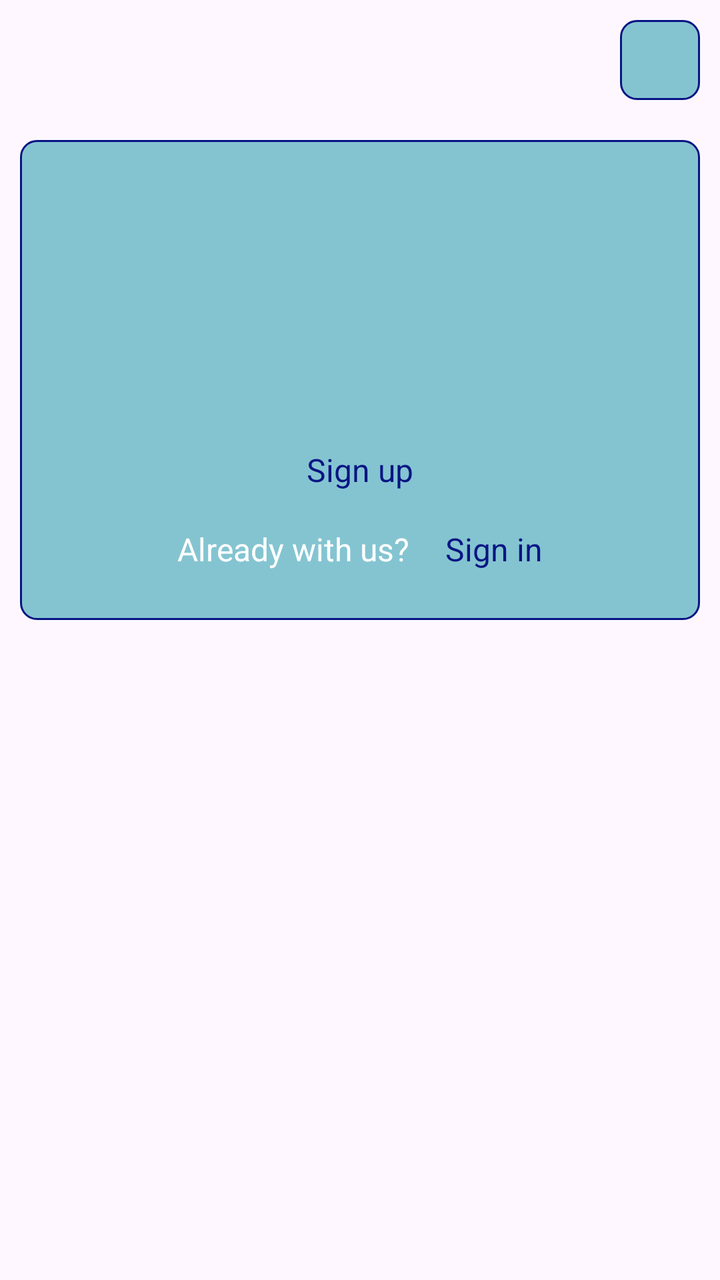
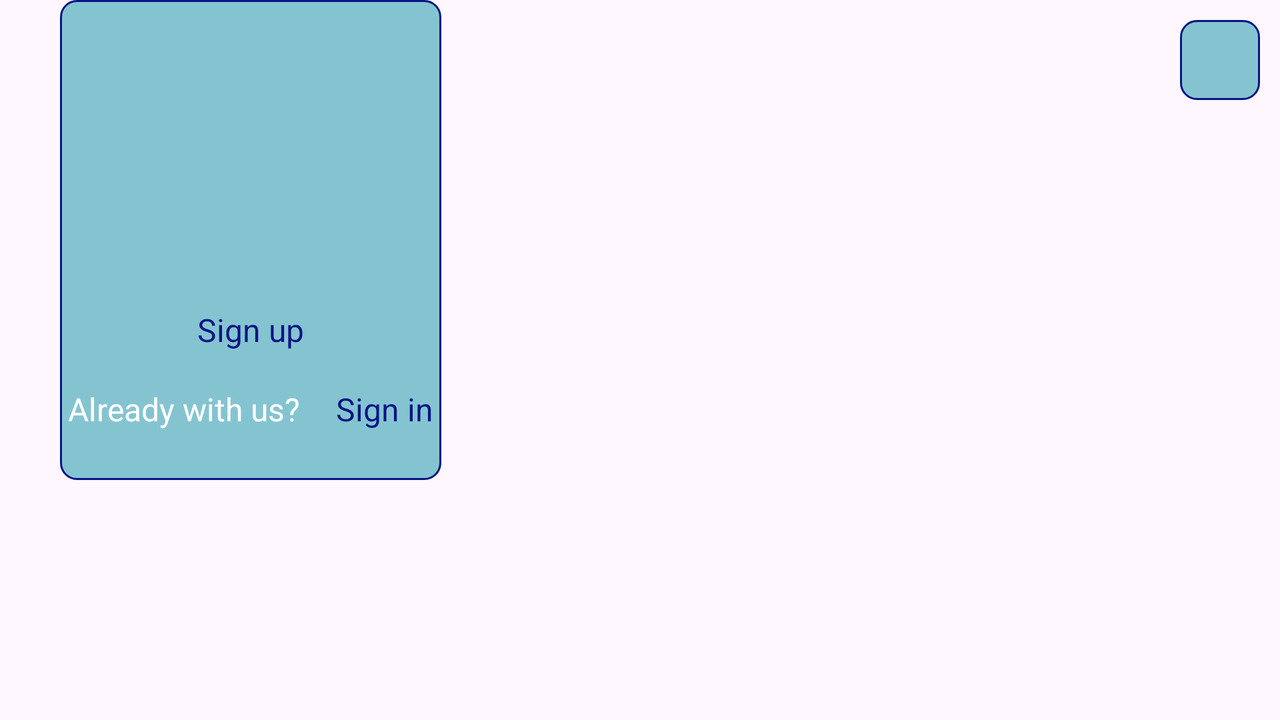

One screen, two layout resources from the same app: the default and the repository's alternative for another configuration. Each is rendered where Android would select it; the XML of both is given below.
<!-- AndroidManifest.xml: application theme Theme.WeatherAppDiplom -->
<!-- res/layout/fragment_user_info.xml -->
<?xml version="1.0" encoding="utf-8"?>
<androidx.constraintlayout.widget.ConstraintLayout xmlns:android="http://schemas.android.com/apk/res/android"
    xmlns:app="http://schemas.android.com/apk/res-auto"
    xmlns:tools="http://schemas.android.com/tools"
    android:layout_width="match_parent"
    android:layout_height="match_parent"
    tools:context=".ui.UserInfoFragment">

    <ImageView
        android:id="@+id/settings"
        android:layout_width="40dp"
        android:layout_height="40dp"
        android:layout_marginTop="@dimen/common_spacing"
        android:layout_marginEnd="@dimen/common_spacing"
        android:background="@drawable/border"
        android:contentDescription="@string/info_description"
        android:padding="4dp"
        android:src="@drawable/ic_settings_24"
        app:layout_constraintEnd_toEndOf="parent"
        app:layout_constraintTop_toTopOf="parent" />

    <androidx.constraintlayout.widget.ConstraintLayout
        android:id="@+id/user_card"
        android:layout_width="match_parent"
        android:layout_height="240dp"
        android:layout_marginStart="@dimen/common_spacing"
        android:layout_marginTop="70dp"
        android:layout_marginEnd="@dimen/common_spacing"
        android:background="@drawable/border"
        app:cardCornerRadius="@dimen/common_spacing"
        app:layout_constraintEnd_toEndOf="parent"
        app:layout_constraintStart_toStartOf="parent"
        app:layout_constraintTop_toTopOf="parent">

        <ImageView
            android:id="@+id/user_logo"
            android:layout_width="130dp"
            android:layout_height="130dp"
            android:layout_marginTop="@dimen/common_spacing"
            android:src="@drawable/ic_account_box_48"
            app:layout_constraintEnd_toEndOf="parent"
            app:layout_constraintStart_toStartOf="parent"
            app:layout_constraintTop_toTopOf="parent" />

        <TextView
            android:id="@+id/sign_up_main_card"
            android:layout_width="wrap_content"
            android:layout_height="wrap_content"
            android:layout_marginTop="@dimen/common_spacing"
            android:text="@string/sign_up"
            android:textColor="@color/blue"
            android:textSize="16sp"
            android:padding="@dimen/common_padding"
            android:visibility="visible"
            app:layout_constraintEnd_toEndOf="parent"
            app:layout_constraintStart_toStartOf="parent"
            app:layout_constraintTop_toBottomOf="@+id/user_logo" />

        <TextView
            android:id="@+id/with_as_main_card"
            android:layout_width="wrap_content"
            android:layout_height="wrap_content"
            android:layout_marginTop="10dp"
            android:text="@string/already_with_us"
            android:textColor="@color/white"
            android:textSize="16sp"
            android:padding="@dimen/common_padding"
            android:visibility="visible"
            app:layout_constraintEnd_toStartOf="@+id/sign_in_main_card"
            app:layout_constraintStart_toStartOf="@+id/sign_up_main_card"
            app:layout_constraintTop_toBottomOf="@+id/sign_up_main_card" />

        <TextView
            android:id="@+id/sign_in_main_card"
            android:layout_width="wrap_content"
            android:layout_height="wrap_content"
            android:layout_marginTop="10dp"
            android:layout_marginStart="@dimen/common_spacing"
            android:text="@string/sign_in"
            android:textColor="@color/blue"
            android:textSize="16sp"
            android:padding="@dimen/common_padding"
            android:visibility="visible"
            app:layout_constraintStart_toEndOf="@+id/with_as_main_card"
            app:layout_constraintEnd_toEndOf="@+id/sign_up_main_card"
            app:layout_constraintTop_toBottomOf="@+id/sign_up_main_card" />

        <TextView
            android:id="@+id/login_text_main_card"
            android:layout_width="wrap_content"
            android:layout_height="wrap_content"
            android:layout_marginTop="@dimen/common_spacing"
            android:textColor="@color/white"
            android:textSize="25sp"
            android:visibility="gone"
            app:layout_constraintEnd_toEndOf="parent"
            app:layout_constraintStart_toStartOf="parent"
            app:layout_constraintTop_toBottomOf="@+id/user_logo"
            tools:text="Логин пользователя" />


        <TextView
            android:id="@+id/sign_out_main_card"
            android:layout_width="wrap_content"
            android:layout_height="wrap_content"
            android:layout_marginTop="10dp"
            android:text="@string/sign_out"
            android:textColor="@color/blue"
            android:textSize="16sp"
            android:visibility="gone"
            app:layout_constraintEnd_toEndOf="parent"
            app:layout_constraintStart_toStartOf="parent"
            app:layout_constraintTop_toBottomOf="@+id/login_text_main_card" />

    </androidx.constraintlayout.widget.ConstraintLayout>

    <androidx.constraintlayout.widget.ConstraintLayout
        android:id="@+id/sign_up_card"
        android:layout_width="match_parent"
        android:layout_height="0dp"
        android:layout_marginStart="@dimen/common_spacing"
        android:layout_marginTop="@dimen/large_spacing"
        android:layout_marginEnd="@dimen/common_spacing"
        android:layout_marginBottom="@dimen/large_spacing"
        android:background="@drawable/border"
        android:visibility="gone"
        app:layout_constraintBottom_toBottomOf="parent"
        app:layout_constraintEnd_toEndOf="parent"
        app:layout_constraintStart_toStartOf="parent"
        app:layout_constraintTop_toBottomOf="@+id/user_card">

        <TextView
            android:id="@+id/title_sign_up"
            android:layout_width="match_parent"
            android:layout_height="wrap_content"
            android:layout_marginTop="@dimen/common_spacing"
            android:gravity="center"
            android:text="@string/registration"
            android:textColor="@color/white"
            android:textSize="20sp"
            android:textStyle="italic"
            app:layout_constraintEnd_toEndOf="parent"
            app:layout_constraintStart_toStartOf="parent"
            app:layout_constraintTop_toTopOf="parent" />

        <EditText
            android:id="@+id/login_sign_up"
            style="@style/edit_text_user_info"
            android:hint="@string/enter_login"
            app:layout_constraintEnd_toEndOf="parent"
            app:layout_constraintStart_toStartOf="parent"
            app:layout_constraintTop_toBottomOf="@+id/title_sign_up" />

        <EditText
            android:id="@+id/email_sign_up"
            style="@style/edit_text_user_info"
            android:hint="@string/enter_email"
            android:inputType="textEmailAddress"
            app:layout_constraintEnd_toEndOf="parent"
            app:layout_constraintStart_toStartOf="parent"
            app:layout_constraintTop_toBottomOf="@+id/login_sign_up" />

        <EditText
            android:id="@+id/pass_sign_up"
            style="@style/edit_text_user_info"
            android:hint="@string/enter_password"
            android:inputType="textPassword"
            app:layout_constraintEnd_toEndOf="parent"
            app:layout_constraintStart_toStartOf="parent"
            app:layout_constraintTop_toBottomOf="@+id/email_sign_up" />

        <Button
            android:id="@+id/button_sign_up"
            android:layout_width="250dp"
            android:layout_height="wrap_content"
            android:layout_marginTop="@dimen/large_spacing"
            android:backgroundTint="@color/sea"
            android:text="@string/sign_up"
            app:layout_constraintEnd_toEndOf="parent"
            app:layout_constraintStart_toStartOf="parent"
            app:layout_constraintTop_toBottomOf="@+id/pass_sign_up" />
    </androidx.constraintlayout.widget.ConstraintLayout>

    <androidx.constraintlayout.widget.ConstraintLayout
        android:id="@+id/sign_in_card"
        android:layout_width="match_parent"
        android:layout_height="0dp"
        android:layout_marginStart="@dimen/common_spacing"
        android:layout_marginTop="@dimen/large_spacing"
        android:layout_marginEnd="@dimen/common_spacing"
        android:layout_marginBottom="@dimen/large_spacing"
        android:background="@drawable/border"
        android:visibility="gone"
        app:layout_constraintBottom_toBottomOf="parent"
        app:layout_constraintEnd_toEndOf="parent"
        app:layout_constraintStart_toStartOf="parent"
        app:layout_constraintTop_toBottomOf="@+id/user_card">

        <TextView
            android:id="@+id/title_sign_in"
            android:layout_width="match_parent"
            android:layout_height="wrap_content"
            android:layout_marginTop="@dimen/common_spacing"
            android:gravity="center"
            android:text="@string/sign_in_text"
            android:textColor="@color/white"
            android:textSize="20sp"
            android:textStyle="italic"
            app:layout_constraintEnd_toEndOf="parent"
            app:layout_constraintStart_toStartOf="parent"
            app:layout_constraintTop_toTopOf="parent" />


        <EditText
            android:id="@+id/mail_sign_in"
            style="@style/edit_text_user_info"
            android:hint="@string/enter_email"
            app:layout_constraintEnd_toEndOf="parent"
            app:layout_constraintStart_toStartOf="parent"
            app:layout_constraintTop_toBottomOf="@+id/title_sign_in" />

        <EditText
            android:id="@+id/pass_sign_in"
            style="@style/edit_text_user_info"
            android:hint="@string/enter_password"
            android:inputType="textPassword"
            app:layout_constraintEnd_toEndOf="parent"
            app:layout_constraintStart_toStartOf="parent"
            app:layout_constraintTop_toBottomOf="@+id/mail_sign_in" />

        <Button
            android:id="@+id/button_sign_in"
            android:layout_width="250dp"
            android:layout_height="wrap_content"
            android:layout_marginTop="@dimen/large_spacing"
            android:backgroundTint="@color/sea"
            android:text="@string/sign_in"
            app:layout_constraintEnd_toEndOf="parent"
            app:layout_constraintStart_toStartOf="parent"
            app:layout_constraintTop_toBottomOf="@+id/pass_sign_in" />
    </androidx.constraintlayout.widget.ConstraintLayout>

</androidx.constraintlayout.widget.ConstraintLayout>
<!-- resources referenced by this layout -->
<resources>
  <color name="blue">#081583</color>
  <color name="sea">#34A4B3</color>
  <color name="white">#FFFFFFFF</color>
  <dimen name="common_padding">4dp</dimen>
  <dimen name="common_spacing">10dp</dimen>
  <dimen name="large_spacing">30dp</dimen>
  <!-- drawable border (drawable) -->
  <?xml version="1.0" encoding="utf-8"?>
  <selector
  xmlns:android="http://schemas.android.com/apk/res/android">
  <item>
      <shape android:shape="rectangle">
          <solid android:color="@color/sea_transparent"/>
          <corners android:radius="8dp"/>
          <stroke android:width="1dp"
              android:color="@color/blue"/>
      </shape>
  </item>
  </selector>
  <string name="already_with_us">Already with us?</string>
  <string name="enter_email">Enter email</string>
  <string name="enter_login">Enter login</string>
  <string name="enter_password">Enter password</string>
  <string name="info_description">info</string>
  <string name="registration">Registration</string>
  <string name="sign_in">Sign in</string>
  <string name="sign_in_text">Login</string>
  <string name="sign_out">Sign out</string>
  <string name="sign_up">Sign up</string>
  <style name="edit_text_user_info">
          <item name="android:layout_width">250dp</item>
          <item name="android:layout_height">40dp</item>
          <item name="android:gravity">center</item>
          <item name="android:background">@drawable/border</item>
          <item name="android:textColor">@color/white</item>
          <item name="android:textColorHint">@color/white</item>
          <item name="android:textSize">20sp</item>
          <item name="android:layout_marginTop">@dimen/large_spacing</item>
      </style>
  <style name="Theme.WeatherAppDiplom" parent="Base.Theme.WeatherAppDiplom" />
  <color name="sea_transparent">#9934A4B3</color>
  <style name="Base.Theme.WeatherAppDiplom" parent="Theme.Material3.DayNight.NoActionBar">
          
          
      </style>
</resources>
<!-- res/layout-land/fragment_user_info.xml (the repository's variant of the layout above) -->
<!-- drawn on the phone turned sideways -->
<?xml version="1.0" encoding="utf-8"?>
<androidx.constraintlayout.widget.ConstraintLayout xmlns:android="http://schemas.android.com/apk/res/android"
    xmlns:app="http://schemas.android.com/apk/res-auto"
    xmlns:tools="http://schemas.android.com/tools"
    android:layout_width="match_parent"
    android:layout_height="match_parent"
    tools:context=".ui.UserInfoFragment">

    <ImageView
        android:id="@+id/settings"
        android:layout_width="40dp"
        android:layout_height="40dp"
        android:layout_marginTop="@dimen/common_spacing"
        android:layout_marginEnd="@dimen/common_spacing"
        android:background="@drawable/border"
        android:contentDescription="@string/info_description"
        android:padding="4dp"
        android:src="@drawable/ic_settings_24"
        app:layout_constraintEnd_toEndOf="parent"
        app:layout_constraintTop_toTopOf="parent" />

    <androidx.constraintlayout.widget.ConstraintLayout
        android:id="@+id/user_card"
        android:layout_width="wrap_content"
        android:layout_height="240dp"
        android:layout_marginStart="@dimen/large_spacing"
        android:layout_marginTop="@dimen/mega_spacing"
        android:background="@drawable/border"
        app:cardCornerRadius="@dimen/common_spacing"
        app:layout_constraintStart_toStartOf="parent"
        app:layout_constraintTop_toTopOf="parent">

        <ImageView
            android:id="@+id/user_logo"
            android:layout_width="130dp"
            android:layout_height="130dp"
            android:layout_marginTop="@dimen/common_spacing"
            android:src="@drawable/ic_account_box_48"
            app:layout_constraintEnd_toEndOf="parent"
            app:layout_constraintStart_toStartOf="parent"
            app:layout_constraintTop_toTopOf="parent" />

        <TextView
            android:id="@+id/sign_up_main_card"
            android:layout_width="wrap_content"
            android:layout_height="wrap_content"
            android:layout_marginTop="@dimen/common_spacing"
            android:padding="@dimen/common_padding"
            android:text="@string/sign_up"
            android:textColor="@color/blue"
            android:textSize="16sp"
            android:visibility="visible"
            app:layout_constraintEnd_toEndOf="parent"
            app:layout_constraintStart_toStartOf="parent"
            app:layout_constraintTop_toBottomOf="@+id/user_logo" />

        <TextView
            android:id="@+id/with_as_main_card"
            android:layout_width="wrap_content"
            android:layout_height="wrap_content"
            android:layout_marginTop="10dp"
            android:padding="@dimen/common_padding"
            android:text="@string/already_with_us"
            android:textColor="@color/white"
            android:textSize="16sp"
            android:visibility="visible"
            app:layout_constraintEnd_toStartOf="@+id/sign_in_main_card"
            app:layout_constraintStart_toStartOf="@+id/sign_up_main_card"
            app:layout_constraintTop_toBottomOf="@+id/sign_up_main_card" />

        <TextView
            android:id="@+id/sign_in_main_card"
            android:layout_width="wrap_content"
            android:layout_height="wrap_content"
            android:layout_marginStart="@dimen/common_spacing"
            android:layout_marginTop="10dp"
            android:padding="@dimen/common_padding"
            android:text="@string/sign_in"
            android:textColor="@color/blue"
            android:textSize="16sp"
            android:visibility="visible"
            app:layout_constraintEnd_toEndOf="@+id/sign_up_main_card"
            app:layout_constraintStart_toEndOf="@+id/with_as_main_card"
            app:layout_constraintTop_toBottomOf="@+id/sign_up_main_card" />

        <TextView
            android:id="@+id/login_text_main_card"
            android:layout_width="wrap_content"
            android:layout_height="wrap_content"
            android:layout_marginTop="@dimen/common_spacing"
            android:textColor="@color/white"
            android:textSize="25sp"
            android:visibility="gone"
            app:layout_constraintEnd_toEndOf="parent"
            app:layout_constraintStart_toStartOf="parent"
            app:layout_constraintTop_toBottomOf="@+id/user_logo"
            tools:text="Логин пользователя" />


        <TextView
            android:id="@+id/sign_out_main_card"
            android:layout_width="wrap_content"
            android:layout_height="wrap_content"
            android:layout_marginTop="10dp"
            android:text="@string/sign_out"
            android:textColor="@color/blue"
            android:textSize="16sp"
            android:visibility="gone"
            app:layout_constraintEnd_toEndOf="parent"
            app:layout_constraintStart_toStartOf="parent"
            app:layout_constraintTop_toBottomOf="@+id/login_text_main_card" />

    </androidx.constraintlayout.widget.ConstraintLayout>

    <ScrollView
        android:id="@+id/scroll_view"
        android:layout_width="0dp"
        android:layout_height="240dp"
        android:layout_marginStart="@dimen/large_spacing"
        android:layout_marginTop="@dimen/mega_spacing"
        android:layout_marginEnd="@dimen/common_spacing"
        app:layout_constraintEnd_toStartOf="@+id/settings"
        app:layout_constraintStart_toEndOf="@+id/user_card"
        app:layout_constraintTop_toTopOf="parent">

        <androidx.constraintlayout.widget.ConstraintLayout
            android:layout_width="match_parent"
            android:layout_height="match_parent">

            <androidx.constraintlayout.widget.ConstraintLayout
                android:id="@+id/sign_up_card"
                android:layout_width="match_parent"
                android:layout_height="wrap_content"
                android:background="@drawable/border"
                android:visibility="gone"
                app:layout_constraintTop_toTopOf="parent"
                app:layout_constraintStart_toStartOf="parent"
                app:layout_constraintEnd_toEndOf="parent"
                app:layout_constraintBottom_toBottomOf="parent">

                <TextView
                    android:id="@+id/title_sign_up"
                    android:layout_width="match_parent"
                    android:layout_height="wrap_content"
                    android:layout_marginTop="@dimen/common_spacing"
                    android:gravity="center"
                    android:text="@string/registration"
                    android:textColor="@color/white"
                    android:textSize="20sp"
                    android:textStyle="italic"
                    app:layout_constraintEnd_toEndOf="parent"
                    app:layout_constraintStart_toStartOf="parent"
                    app:layout_constraintTop_toTopOf="parent" />

                <EditText
                    android:id="@+id/login_sign_up"
                    style="@style/edit_text_user_info"
                    android:hint="@string/enter_login"
                    app:layout_constraintEnd_toEndOf="parent"
                    app:layout_constraintStart_toStartOf="parent"
                    app:layout_constraintTop_toBottomOf="@+id/title_sign_up" />

                <EditText
                    android:id="@+id/email_sign_up"
                    style="@style/edit_text_user_info"
                    android:hint="@string/enter_email"
                    android:inputType="textEmailAddress"
                    app:layout_constraintEnd_toEndOf="parent"
                    app:layout_constraintStart_toStartOf="parent"
                    app:layout_constraintTop_toBottomOf="@+id/login_sign_up" />

                <EditText
                    android:id="@+id/pass_sign_up"
                    style="@style/edit_text_user_info"
                    android:hint="@string/enter_password"
                    android:inputType="textPassword"
                    app:layout_constraintEnd_toEndOf="parent"
                    app:layout_constraintStart_toStartOf="parent"
                    app:layout_constraintTop_toBottomOf="@+id/email_sign_up" />

                <Button
                    android:id="@+id/button_sign_up"
                    android:layout_width="250dp"
                    android:layout_height="wrap_content"
                    android:layout_marginTop="@dimen/large_spacing"
                    android:backgroundTint="@color/sea"
                    android:text="@string/sign_up"
                    app:layout_constraintEnd_toEndOf="parent"
                    app:layout_constraintStart_toStartOf="parent"
                    app:layout_constraintTop_toBottomOf="@+id/pass_sign_up" />
            </androidx.constraintlayout.widget.ConstraintLayout>

        </androidx.constraintlayout.widget.ConstraintLayout>
    </ScrollView>

    <androidx.constraintlayout.widget.ConstraintLayout
        android:id="@+id/sign_in_card"
        android:layout_width="0dp"
        android:layout_height="wrap_content"
        android:layout_marginStart="@dimen/large_spacing"
        android:layout_marginTop="@dimen/mega_spacing"
        android:layout_marginEnd="@dimen/common_spacing"
        android:background="@drawable/border"
        android:visibility="gone"
        app:layout_constraintEnd_toStartOf="@+id/settings"
        app:layout_constraintStart_toEndOf="@+id/user_card"
        app:layout_constraintTop_toTopOf="parent">

        <TextView
            android:id="@+id/title_sign_in"
            android:layout_width="match_parent"
            android:layout_height="wrap_content"
            android:layout_marginTop="@dimen/common_spacing"
            android:gravity="center"
            android:text="@string/sign_in_text"
            android:textColor="@color/white"
            android:textSize="20sp"
            android:textStyle="italic"
            app:layout_constraintEnd_toEndOf="parent"
            app:layout_constraintStart_toStartOf="parent"
            app:layout_constraintTop_toTopOf="parent" />


        <EditText
            android:id="@+id/mail_sign_in"
            style="@style/edit_text_user_info"
            android:hint="@string/enter_email"
            app:layout_constraintEnd_toEndOf="parent"
            app:layout_constraintStart_toStartOf="parent"
            app:layout_constraintTop_toBottomOf="@+id/title_sign_in" />

        <EditText
            android:id="@+id/pass_sign_in"
            style="@style/edit_text_user_info"
            android:hint="@string/enter_password"
            android:inputType="textPassword"
            app:layout_constraintEnd_toEndOf="parent"
            app:layout_constraintStart_toStartOf="parent"
            app:layout_constraintTop_toBottomOf="@+id/mail_sign_in" />

        <Button
            android:id="@+id/button_sign_in"
            android:layout_width="250dp"
            android:layout_height="wrap_content"
            android:layout_marginTop="@dimen/large_spacing"
            android:backgroundTint="@color/sea"
            android:text="@string/sign_in"
            app:layout_constraintEnd_toEndOf="parent"
            app:layout_constraintStart_toStartOf="parent"
            app:layout_constraintTop_toBottomOf="@+id/pass_sign_in" />
    </androidx.constraintlayout.widget.ConstraintLayout>

</androidx.constraintlayout.widget.ConstraintLayout>
